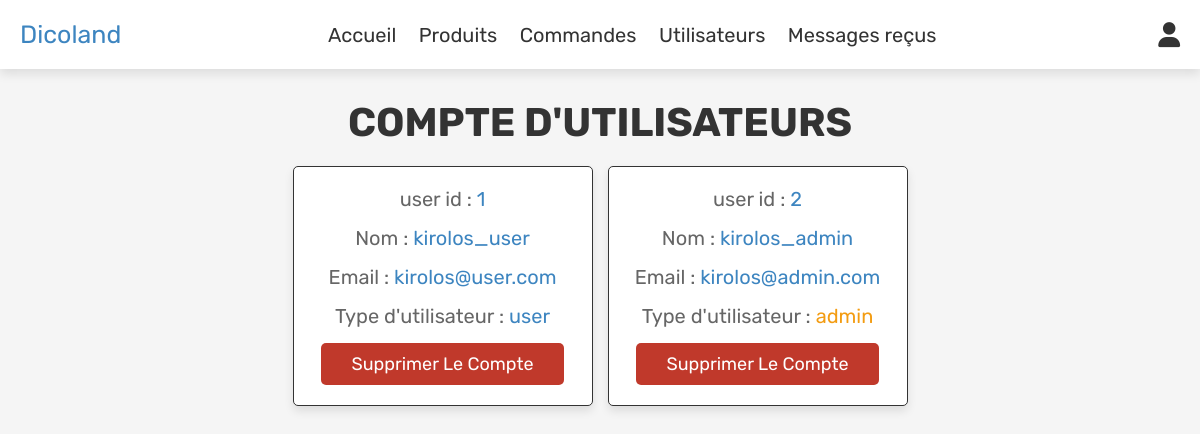
Page /admin_users.php (signed in) on the earlier database version.
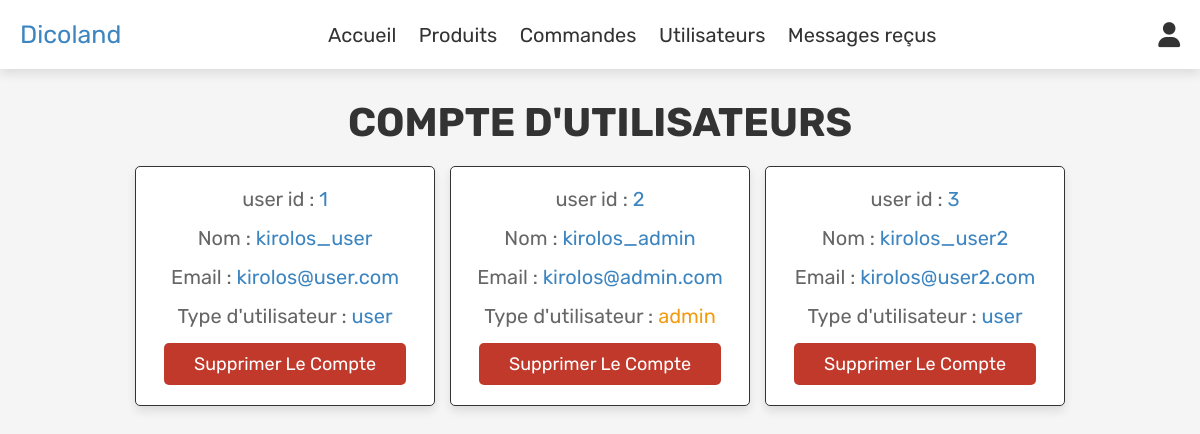
Same page on the later database version.
### tables this page shows
CREATE TABLE `users` (
  `id` int(100) NOT NULL,
  `name` varchar(100) NOT NULL,
  `email` varchar(100) NOT NULL,
  `password` varchar(100) NOT NULL,
  `user_type` varchar(20) NOT NULL DEFAULT 'user'
);

### admin_users.php (the view, shortened to what this page needs)
<?php
include 'config.php';
?>
<!DOCTYPE html>
<html lang="en">
<head>
   <link rel="stylesheet" href="https://cdnjs.cloudflare.com/ajax/libs/font-awesome/6.0.0/css/all.min.css">
   <link rel="stylesheet" href="css/admin_style.css">
</head>
<body>
<?php include 'admin_header.php'; ?>
<section class="users">
   <h1 class="title"> compte d'utilisateurs</h1>
   <div class="box-container">
      <?php
         $select_users = mysqli_query($conn, "SELECT * FROM `users`") or die('query failed');
         while($fetch_users = mysqli_fetch_assoc($select_users)){
      ?>
      <div class="box">
         <p> user id : <span><?php echo $fetch_users['id']; ?></span> </p>
         <p> Nom : <span><?php echo $fetch_users['name']; ?></span> </p>
         <p> Email : <span><?php echo $fetch_users['email']; ?></span> </p>
         <p> Type d'utilisateur : <span style="color:<?php if($fetch_users['user_type'] == 'admin'){ echo 'var(--orange)'; } ?>"><?php echo $fetch_users['user_type']; ?></span> </p>
         <a href="admin_users.php?delete=<?php echo $fetch_users['id']; ?>" onclick="return confirm('delete this user?');" class="delete-btn">Supprimer le compte</a>
      </div>
      <?php
         };
      ?>
   </div>
</section>
</body>
</html>

Differences in the rows shown:
added users: id "3", name "kirolos_user2", email "kirolos@user2.com", user_type "user"
